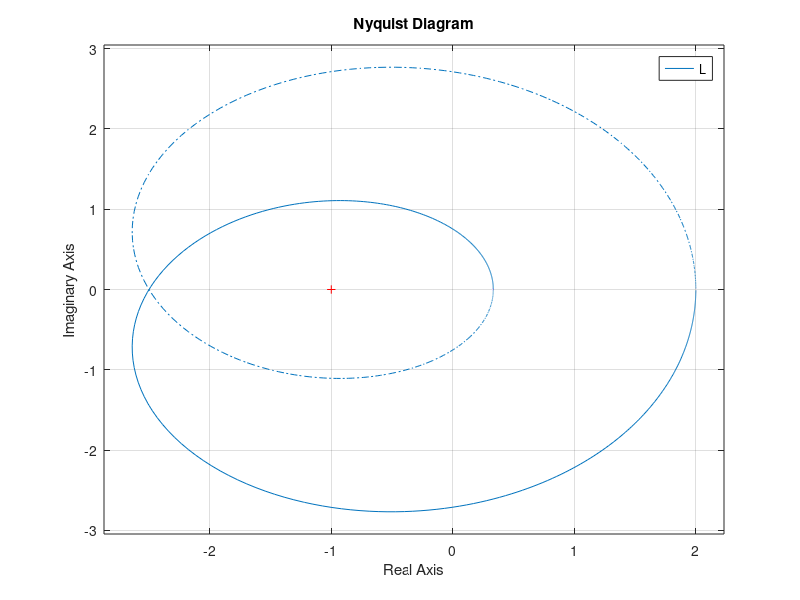
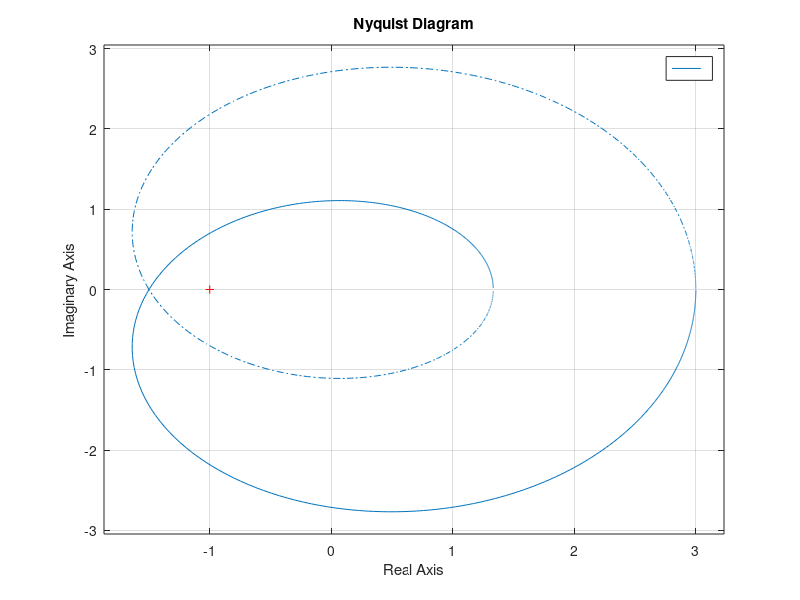

MATLAB code to generate these figures, in order:
%% Settings
clearvars
close all
clc
format short
%% Plant
s = tf('s');
G = (2*s*s + 5*s + 1)/(s*s - 2*s + 3);
%% Controller
K = 1;
%% Open Loop Gain
L = G*K;
%% Nyquist Plot
figure
nyquist(L)
grid on

figure
nyquist(1 + L)
grid on